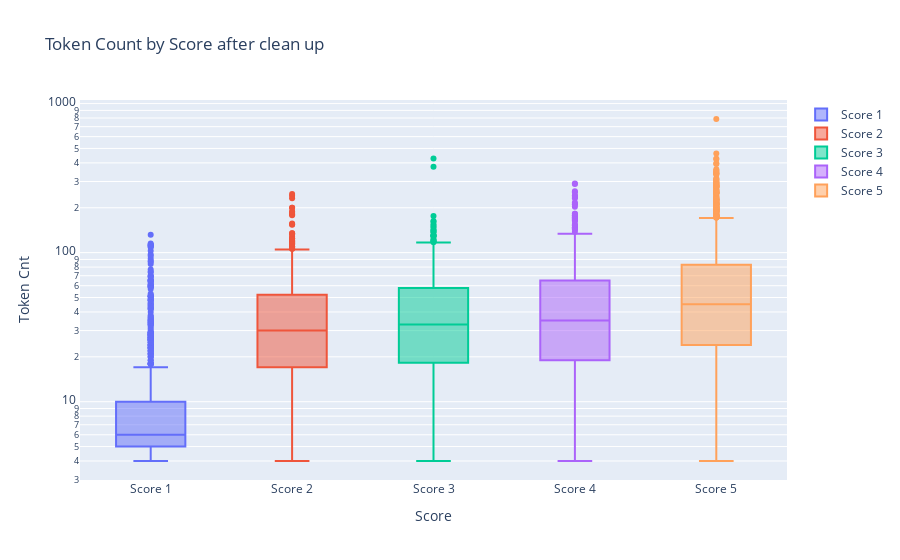

Notebook code cell kept with this figure:
### Code cell
fig = go.Figure()

fig.update_layout(
    title='Token Count by Score after clean up',
    xaxis=dict(title='Score'),
    yaxis=dict(title='Token Cnt', type='log'),
    height=600,
)

for score in range(1, 6):
    _df = df[df.score == score]
    fig.add_trace(
        go.Box(
            y = _df['token_cnt'],
            name=f'Score {score}',
        )
    )
fig.show()

### Figure 1 — Plotly figure (JSON) as saved in the notebook; plotly's stock layout.template omitted (floating-point values rounded to 4 significant figures; data arrays with more than 128 entries replaced by an {"elided": "..."} marker saying what was removed)
{"data": [{"name": "Score 1", "type": "box", "y": {"elided": "864 int values"}}, {"name": "Score 2", "type": "box", "y": {"elided": "717 int values"}}, {"name": "Score 3", "type": "box", "y": {"elided": "451 int values"}}, {"name": "Score 4", "type": "box", "y": {"elided": "694 int values"}}, {"name": "Score 5", "type": "box", "y": {"elided": "2326 int values"}}], "layout": {"autosize": true, "title": {"text": "Token Count by Score after clean up"}, "xaxis": {"autorange": true, "range": [-0.5, 4.5], "title": {"text": "Score"}, "type": "category"}, "yaxis": {"autorange": true, "range": [0.4746, 3.024], "title": {"text": "Token Cnt"}, "type": "log"}}}
